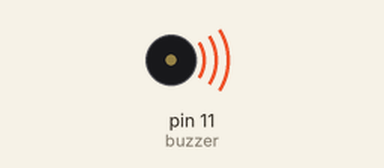
Recording of a sketch running on a simulated Arduino Uno, built with avr-gcc and run on an emulated ATmega328P. On the bench: buzzer (waves = sounding).

Above: at 0.1 s.
At 20.1 s:
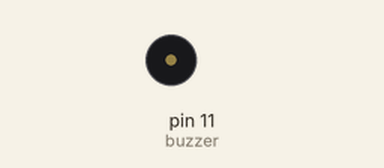
Timing chart, 0 to 21.6 s (numbered marks = the images above):
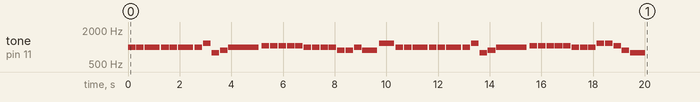

The sketch:

SONG__JINGLE_BELLS_.ino
```cpp
//MOST PART IS FROM JULIA, because we had the same song and I had samall problems, my version isn't this one.


#define DO2 1046.5
#define DO 523.25
#define SOL 783.99
#define LA 880
#define SI 987.77
#define RE2 1174.66
#define SILENCIO 0


#define CORCHEA 8
#define NEGRA 4
#define BLANCA 2
#define REDONDA 1

int tempo = 185;

int buzzer = 11;

int melody[] = {

SI,NEGRA,SI,NEGRA,SI,BLANCA,SI,NEGRA,SI,NEGRA,SI,BLANCA,SI,NEGRA,RE2,NEGRA,SOL,NEGRA,LA,NEGRA,SI,REDONDA,

DO2,NEGRA,DO2,NEGRA,DO2,NEGRA,DO2,NEGRA,DO2,NEGRA,SI,NEGRA,SI,NEGRA,SI,NEGRA,SI,NEGRA,LA,NEGRA,LA,NEGRA,SI,NEGRA,LA,BLANCA,RE2,BLANCA,

SI,NEGRA,SI,NEGRA,SI,BLANCA,SI,NEGRA,SI,NEGRA,SI,BLANCA,SI,NEGRA,RE2,NEGRA,SOL,NEGRA,LA,NEGRA,SI,REDONDA,

DO2,NEGRA,DO2,NEGRA,DO2,NEGRA,DO2,NEGRA,DO2,NEGRA,SI,NEGRA,SI,NEGRA,SI,NEGRA,RE2,NEGRA,RE2,NEGRA,DO2,NEGRA,LA,NEGRA,SOL,BLANCA,SILENCIO,BLANCA
};

int notes = sizeof(melody) / sizeof(melody[0]) / 2;

int wholenote = (60000 * 4) / tempo;

int divider = 0, noteDuration = 0;

void setup() {

  for (int thisNote = 0; thisNote < notes * 2; thisNote = thisNote + 2) {

    divider = melody[thisNote + 1];
    if (divider > 0) {

      noteDuration = (wholenote) / divider;
    } else if (divider < 0) {
      noteDuration = (wholenote) / abs(divider);
      noteDuration *= 1.5;
    }


    tone(buzzer, melody[thisNote], noteDuration * 0.9);


    delay(noteDuration);


    noTone(buzzer);
  }
}


void loop() {

}
```
